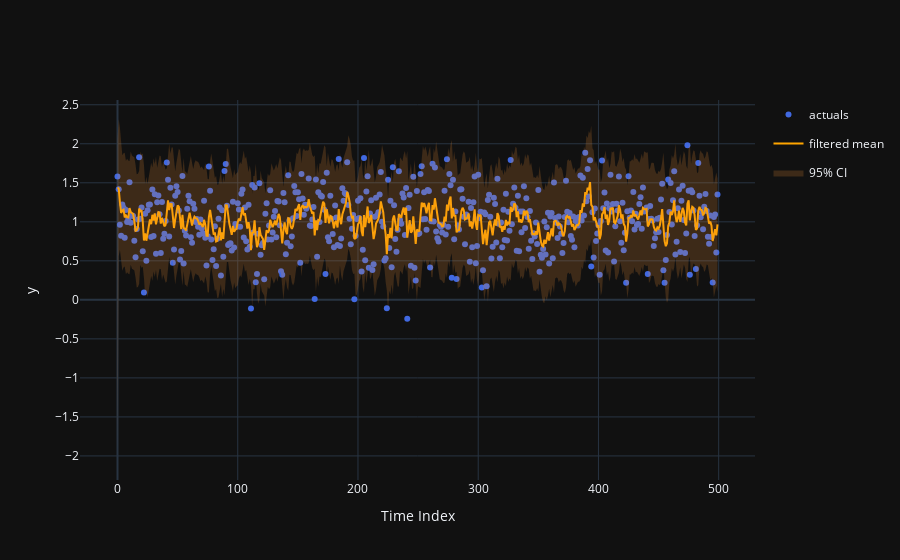

The notebook cell saved with this chart:
### Code cell
fig= go.Figure()
fig.add_traces(
    [
        go.Scatter(
            x = np.arange(T),
            y = z.ravel(),
            mode="markers",
            marker_color = "royalblue",
            name = "actuals"
        ),
        go.Scatter(
            x = np.arange(T),
            y = xs.ravel(),
            mode = "lines",
            marker_color = "orange",
            name = "filtered mean"
        ),
        go.Scatter(
                name="", 
                x=np.arange(T), 
                y=upper.ravel(), 
                mode="lines", 
                marker=dict(color="#eb8c34"), 
                line=dict(width=0), 
                legendgroup="95% CI",
                showlegend=False
            ),
            go.Scatter(
                name="95% CI", 
                x=np.arange(T), 
                y=lower.ravel(), 
                mode="lines", marker=dict(color="#eb8c34"), 
                line=dict(width=0), 
                legendgroup="95% CI", 
                fill='tonexty', 
                fillcolor='rgba(235, 140, 52, 0.2)'
            ),

    ]
)
fig.update_layout(
    xaxis=dict(
        title = "Time Index",
    ),
    yaxis=dict(
        title = "y"
    ),
    template = "plotly_dark"
)

### Figure 1 — Plotly figure (JSON) as saved in the notebook; plotly's stock layout.template omitted (floating-point values rounded to 4 significant figures; data arrays with more than 128 entries replaced by an {"elided": "..."} marker saying what was removed)
{"data": [{"marker": {"color": "royalblue"}, "mode": "markers", "name": "actuals", "type": "scatter", "x": {"elided": "500 int values"}, "y": {"elided": "500 float values"}}, {"marker": {"color": "orange"}, "mode": "lines", "name": "filtered mean", "type": "scatter", "x": {"elided": "500 int values"}, "y": {"elided": "500 float values"}}, {"legendgroup": "95% CI", "line": {"width": 0}, "marker": {"color": "#eb8c34"}, "mode": "lines", "name": "", "showlegend": false, "type": "scatter", "x": {"elided": "500 int values"}, "y": {"elided": "500 float values"}}, {"fill": "tonexty", "fillcolor": "rgba(235, 140, 52, 0.2)", "legendgroup": "95% CI", "line": {"width": 0}, "marker": {"color": "#eb8c34"}, "mode": "lines", "name": "95% CI", "type": "scatter", "x": {"elided": "500 int values"}, "y": {"elided": "500 float values"}}], "layout": {"xaxis": {"title": {"text": "Time Index"}}, "yaxis": {"title": {"text": "y"}}}}
